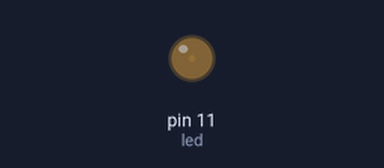
The sketch below on a simulated Arduino Uno, built with avr-gcc and run on an emulated ATmega328P. Parts: output pins drawn as LEDs (lit = HIGH).

Above: at 0.05 s.
At 1.3 s:
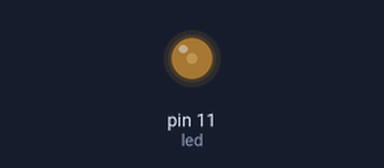
At 2.55 s:
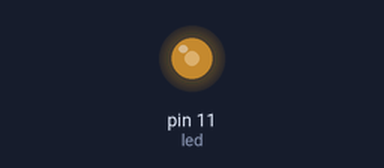
At 5.1 s:
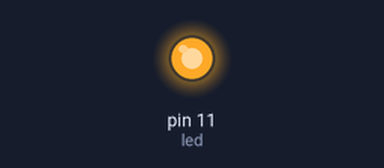
Timing chart, 0 to 6.7 s (numbered marks = the images above):
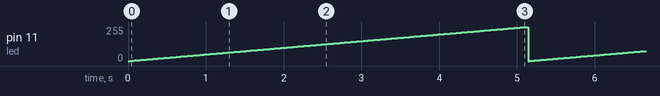

The sketch:

code.ino
```cpp
int led=11;
void setup()
{
  pinMode(led, OUTPUT);
}

void loop()
{
  for(int a=0; a<=255; a++)
  {
    analogWrite(led,a);
    delay(20);
  }
  for (int a=255; a>=0; a++)
  {analogWrite(led,a);
   delay(20);
  }
  delay(200);
}
```

Measured:
- by itself, pin 11 (led): ramps from 0/255 to 255/255 and jumps back, once every 5.1 s
